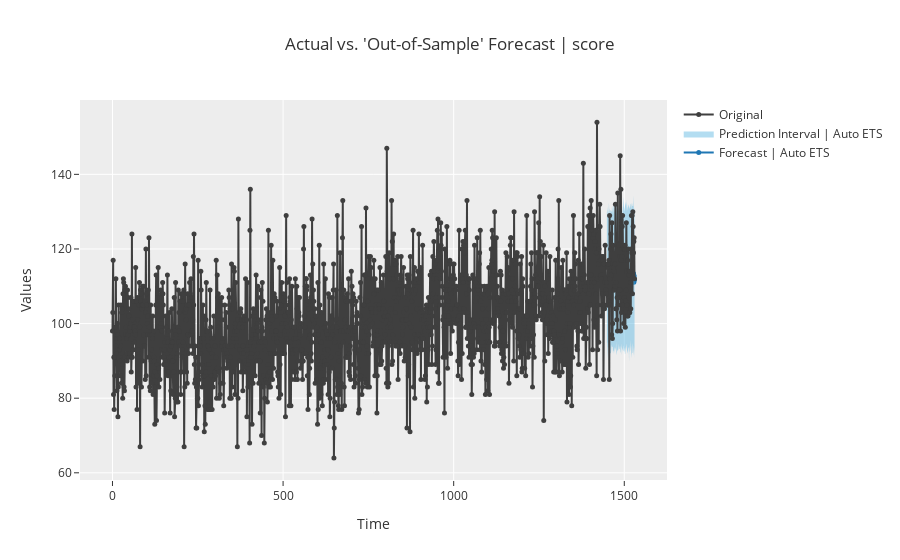

Source (notebook cell):
### Code cell
exp.plot_model([ auto_ets], plot='forecast', data_kwargs={'fh':82, 'labels':["Auto ETS"]})
